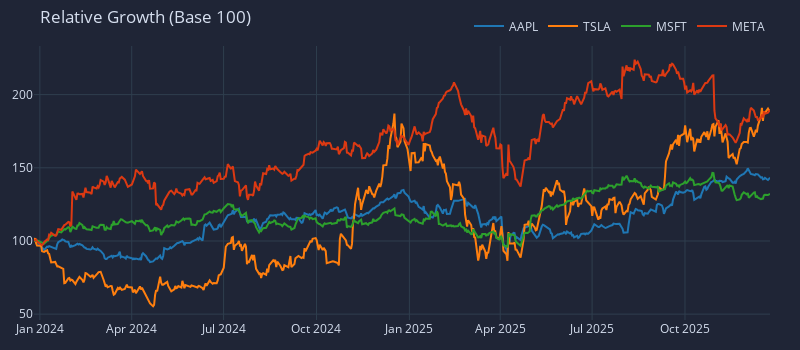

Source (notebook cell):
### Markdown cell above
#### =============================================================================
#### SMART LIST: 10 POWER SNIPPETS
#### =============================================================================

### Code cell
# 1. VISUALIZE: Comparison of Prices (Normalized to 100)
# Helps see which stock grew more regardless of their actual price.
vbt.settings.plotting['use_widgets'] = False
close.vbt.rebase(100).vbt.plot(title="Relative Growth (Base 100)").show()

### Figure 1 — Plotly figure (JSON) as saved in the notebook; plotly's stock layout.template omitted (floating-point values rounded to 4 significant figures; data arrays with more than 128 entries replaced by an {"elided": "..."} marker saying what was removed)
{"data": [{"name": "AAPL", "showlegend": true, "type": "scatter", "x": {"elided": "502 str values"}, "y": {"elided": "502 float values"}}, {"name": "TSLA", "showlegend": true, "type": "scatter", "x": {"elided": "502 str values"}, "y": {"elided": "502 float values"}}, {"name": "MSFT", "showlegend": true, "type": "scatter", "x": {"elided": "502 str values"}, "y": {"elided": "502 float values"}}, {"name": "META", "showlegend": true, "type": "scatter", "x": {"elided": "502 str values"}, "y": {"elided": "502 float values"}}], "layout": {"height": 350, "legend": {"orientation": "h", "traceorder": "normal", "x": 1, "xanchor": "right", "y": 1.02, "yanchor": "bottom"}, "margin": {"b": 30, "l": 30, "r": 30, "t": 30}, "title": {"text": "Relative Growth (Base 100)"}, "width": 800}}
